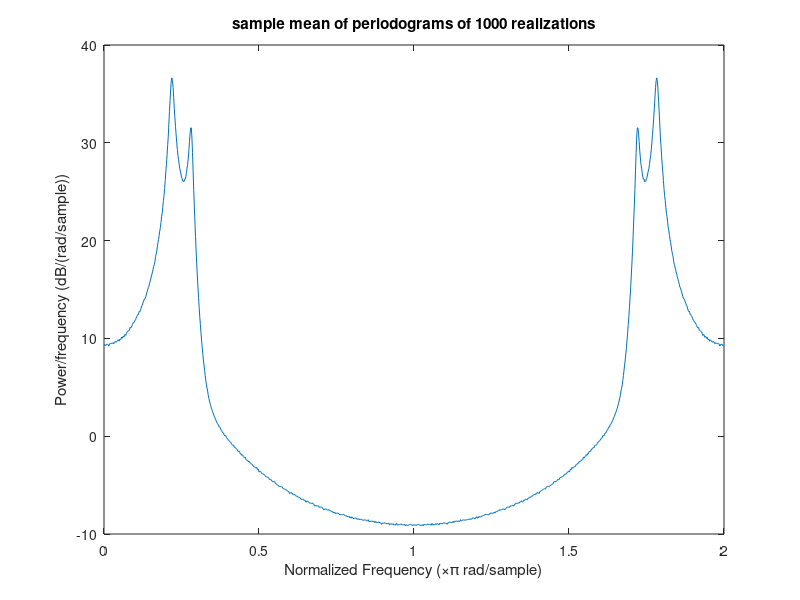

Write MATLAB code to recreate this figure.
% Zhaoxin Hu, z1hu, A53273948
clc
clf
close all
clearvars

% generate 1000 realizations of 1024-sample WSS Gaussian white noise
varr = 1; % unit variance
N = 2048; % number of samples
nw = 0:1:N-1; % index of the input RP
P = 2000; % number of realizations
w = zeros(N,P); % store these realizations in a matrix, each column corresponds to a realization
for i = 1:P
    w(:,i) = sqrt(varr)*randn(N,1);
end

% generate system transfer function
num = [1, -0.9, 0.81];
den = [1, -2.76, 3.809, -2.654, 0.924];
sys = filt(num, den);

% outputs of the system, using lsim
x = zeros(N,P);
for i = 1:P
    x(:,i) = lsim(sys, w(:,i), nw);
end

% compute Welch estimate
L = 1024; % window length
ov = 0.75; % amount of overlap
R = (1-ov)*L; % hop size
K = floor((N-L)/R+1); % number of segments to average
nfft = 1024; % fft number of points
w = rectwin(L); % window
U = 1/L*sum(w.^2); % normalization factor
Welch = zeros(nfft,P); % Welch array storing each Welch estimate in a column
for i = 1:P
    xArr = w.*x(1:L,i);
    for n = 1:K-1        
        xArr = [xArr, w.*x(n*R+1:n*R+L,i)];
    end
    S = fft(xArr, nfft);
    Welch(:,i) = 1/(L*U)*mean(abs(S).^2,2);
end

% compute sample mean and variance of these 1000 Welch estimates
Welchmean = mean(Welch,2);
WelchmeandB = 10*log10(Welchmean);
Welchvar = var(Welch,0,2);
WelchvardB = 10*log10(Welchvar);

% plot the sample mean and variance
figure
plot(linspace(0,2,nfft), WelchmeandB) 
xlabel('Normalized Frequency (\times\pi rad/sample)')
ylabel('Power/frequency (dB/(rad/sample))')
title('sample mean of periodograms of 1000 realizations')
% figure
% plot(linspace(0,2,nfft), WelchvardB)
% xlabel('Normalized Frequency (\times\pi rad/sample)')
% ylabel('Power/frequency (dB/(rad/sample))')
% title('sample variance of periodograms of 1000 realizations')